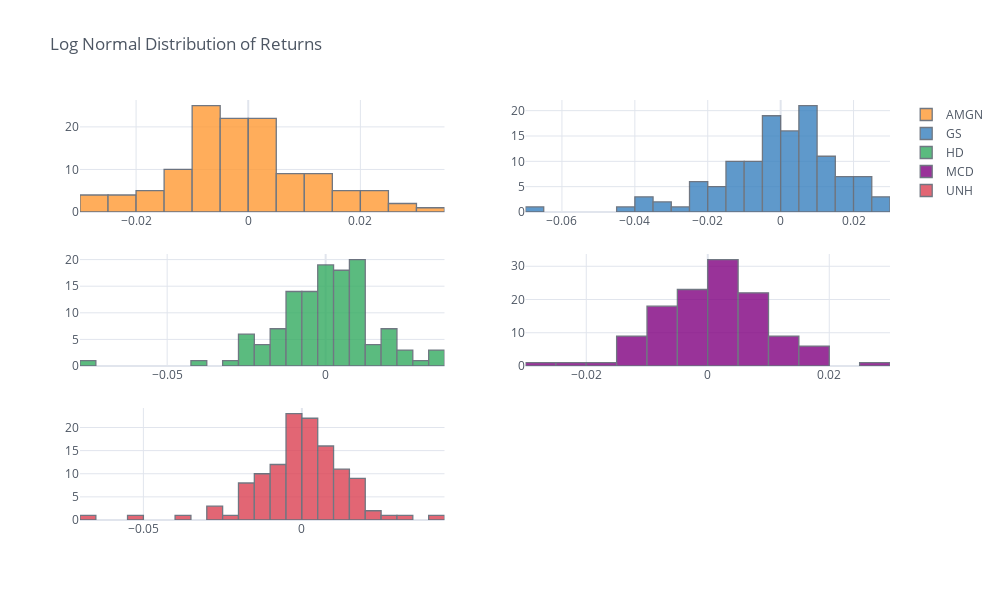

Notebook code cell kept with this figure:
### Markdown cell above
#### Log Normal Distribution
A normal distribution is the most common and widely used distribution in statistics. It is popularly referred as a "bell curve" or "Gaussian curve". Financial time series though random in short term, follows a log normal distribution on a longer time frame.

Now that we have derived the daily log returns, we will plot this return distribution and check whether the stock returns follows log normality.

### Code cell
# Plot log normal distribution of returns
daily_returns.iplot(kind='histogram', subplots=True, title='Log Normal Distribution of Returns', dimensions=(1000, 600))
